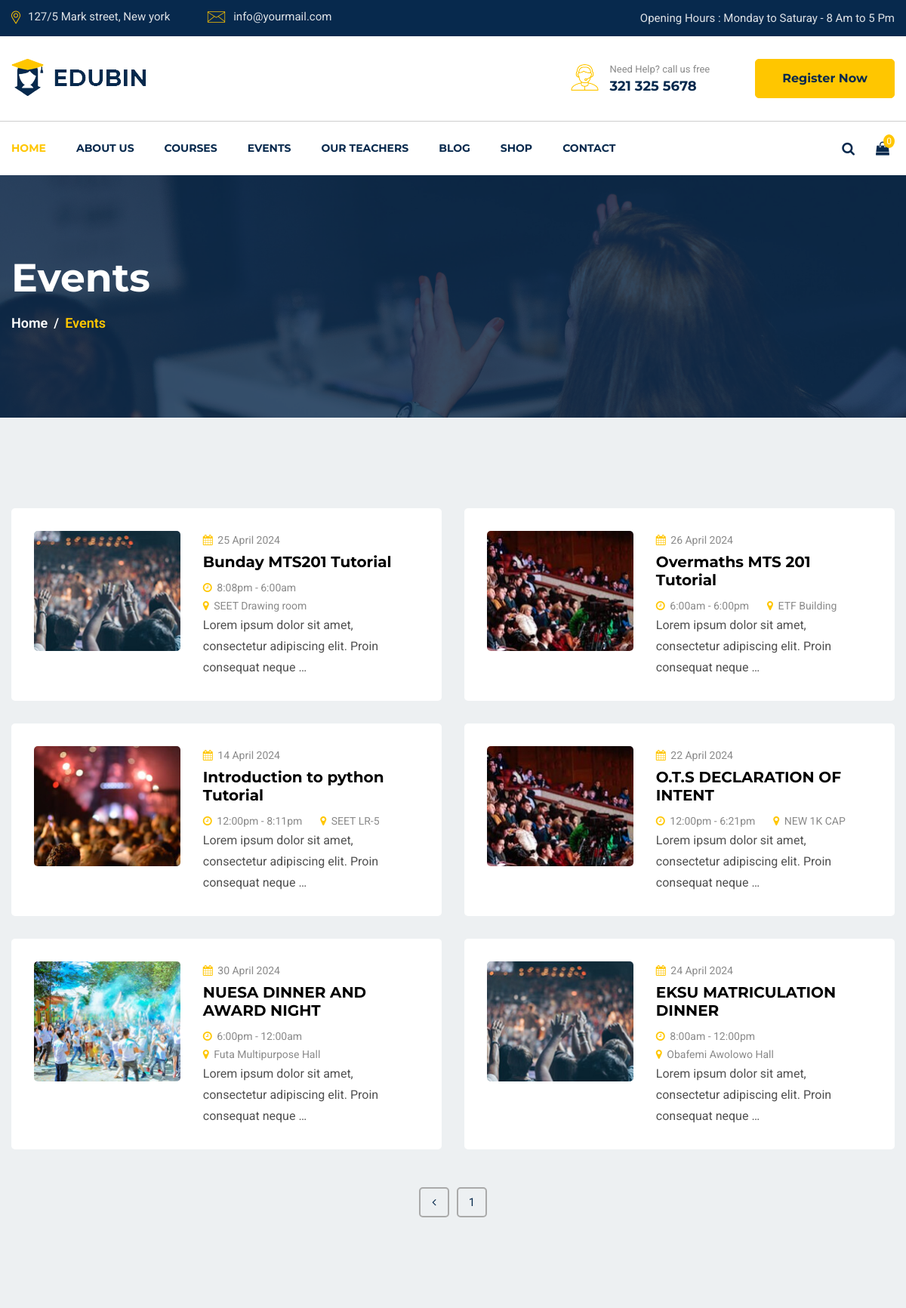
Page /events/all/ on the committed database.
### course/models.py (models this page shows, shortened)
class Event(models.Model):
    name = models.CharField(max_length=150)
    slug = models.SlugField(max_length=150)
    image = models.ImageField(upload_to='event/images')
    created = models.DateTimeField(auto_now_add=True,null=True)
    starting_time = models.DateTimeField(null=True)
    finish_time = models.DateTimeField(null=True)
    school = models.ForeignKey(School,related_name='school_events',on_delete=models.CASCADE,null=True)
    address = models.CharField(max_length=150)
    description = models.TextField()
    class Meta:
        ordering = ['created']
    def get_absolute_url(self):
        return reverse('course:event_detail',kwargs={'event_slug':self.slug})

### course/views.py (the view)
# urls.py: path('events/all/',views.events,name='events'),
def events(request):
    event_list = Event.objects.all()
    paginator = Paginator(event_list,10)
    page_number = request.GET.get('page')
    try:
        events = paginator.page(page_number)
    except PageNotAnInteger:
        events = paginator.page(1)
    except EmptyPage:
        events = pagnator.page(paginator.num_pages)
    return render(request,'events/events.html',{'events':events})

### course/templates/events/events.html (shortened to what this page needs)
{% extends parent_template|default:"navbar.html" %}
{% load static %}
{% block content %}
    <section id="page-banner" class="pt-105 pb-110 bg_cover" data-overlay="8" style="background-image: url('{% static "images/page-banner-3.jpg" %}')">
        <div class="container">
            <div class="row">
                <div class="col-lg-12">
                    <div class="page-banner-cont">
                        <h2>Events</h2>
                        <nav aria-label="breadcrumb">
                            <ol class="breadcrumb">
                                <li class="breadcrumb-item"><a href="{% url "accounts:user_home" %}">Home</a></li>
                                <li class="breadcrumb-item active" aria-current="page">Events</li>
                            </ol>
                        </nav>
                    </div>
                </div>
            </div>
        </div>
    </section>
    <section id="event-page" class="pt-90 pb-120 gray-bg">
        <div class="container">
           <div class="row">
            {% for event in events %}
               <div class="col-lg-6">
                   <div class="singel-event-list mt-30">
                       <div class="event-thum">
                           <img src="{{ event.image.url }}" alt="Event">
                       </div>
                       <div class="event-cont">
                           <span><i class="fa fa-calendar"></i> {{ event.starting_time|date:"j F Y" }}</span>
                            <a href="{{ event.get_absolute_url }}"><h4>{{ event.name }}</h4></a>
                            <span><i class="fa fa-clock-o"></i> {{ event.starting_time|time:"g:i" }}{% if event.starting_time|time:"A" == "AM" %}am{% else %}pm{% endif %} - {{ event.finish_time|time:"g:i" }}{% if event.finish_time|time:"A" == "AM" %}am{% else %}pm{% endif %}</span>
                            <span><i class="fa fa-map-marker"></i> {{ event.address }}</span>
                            <p>{{ event.description|linebreaks|truncatewords:11 }}</p>
                       </div>
                   </div>
               </div>
            {% endfor %}
           </div>
            <div class="row">
                <div class="col-lg-12">
                    <nav class="courses-pagination mt-50">
                        <ul class="pagination justify-content-center">
                            <li class="page-item {% if not events.has_previous %}disabled{% endif %}">
                                <a href="?page=1" aria-label="Previous">
                                    <i class="fa fa-angle-left"></i>
                                </a>
                            </li>
                            {% for num in events.paginator.page_range %}
                            <li class="page-item {% if events.number == num %}active{% endif %}">
                                <a href="?page={{ num }}">{{ num }}</a>
                            </li>
                            {% endfor %}
                        </ul>
                    </nav>
                </div>
            </div>
        </div>
    </section>
   {% endblock %}

### course/static/css/default.css (style rules this page uses)
.mt-30 { margin-top: 30px; }
.mt-50 { margin-top: 50px; }
.pt-90 { padding-top: 90px; }
.pt-105 { padding-top: 105px; }
.pb-110 { padding-bottom: 110px; }
.pb-120 { padding-bottom: 120px; }
.gray-bg { background: #edf0f2; }
[data-overlay] { position: relative; }
[data-overlay]::before { background: #07294d none repeat scroll 0 0; content: ""; height: 100%; left: 0; position: absolute; top: 0; width: 100%; z-index: 1; }
[data-overlay="8"]::before { opacity: 0.8; }

### course/static/css/style.css (style rules this page uses)
body { font-family: 'Roboto', sans-serif; font-weight: 400; font-style: normal; -webkit-font-smoothing: antialiased; -moz-osx-font-smoothing: grayscale; }
img { max-width: 100%; }
i, span, a { display: inline-block; }
h1, h2, h3, h4, h5, h6 { font-family: 'Montserrat', sans-serif; font-weight: 700; color: #1d2025; margin: 0px; }
h2 { font-size: 36px; }
h4 { font-size: 22px; }
ul,ol { margin: 0px; padding: 0px; list-style-type: none; }
p { font-size: 16px; font-weight: 400; line-height: 28px; color: #505050; margin: 0px; }
.bg_cover { background-position: center center; background-size: cover; background-repeat: no-repeat; width: 100%; height: 100%; }
.page-banner-cont { position: relative; z-index: 5; }
.page-banner-cont h2 { font-size: 52px; color: #fff; padding-bottom: 15px; }
.page-banner-cont .breadcrumb { margin: 0; background: none; padding: 0; }
.page-banner-cont .breadcrumb .breadcrumb-item { color: #ffc600; font-size: 18px; font-weight: 600; margin-bottom: 2px; }
.page-banner-cont .breadcrumb .breadcrumb-item a { color: #fff; }
.page-banner-cont .breadcrumb-item + .breadcrumb-item::before { color: #fff; content: "/"; font-size: 18px; }
.courses-pagination .pagination .page-item { margin: 0 5px; }
.courses-pagination .pagination .page-item a { font-size: 15px; color: #07294d; width: 40px; height: 40px; line-height: 36px; border: 2px solid #aaa; border-radius: 5px; text-align: center; -webkit-transition: all 0.4s linear; transition: all 0.4s linear; }
.singel-event-list { background-color: #fff; padding: 30px; border-radius: 5px; display: -moz-flex; display: -ms-flex; display: -o-flex; display: -webkit-box; display: -ms-flexbox; display: flex; -ms-align-items: flex-start; -webkit-box-align: start; -ms-flex-align: start; align-items: flex-start; }
.singel-event-list .event-thum { width: 38%; }
.singel-event-list .event-thum img { width: 100%; border-radius: 5px; }
.singel-event-list .event-cont { width: 62%; padding-left: 30px; }
.singel-event-list .event-cont span { font-size: 14px; color: #8a8a8a; margin-right: 20px; }
.singel-event-list .event-cont span i { color: #ffc600; margin-right: 3px; }
.singel-event-list .event-cont a { display: block; }
.singel-event-list .event-cont a h4 { padding-top: 5px; padding-bottom: 10px; color: #000; font-size: 20px; -webkit-transition: all 0.4s linear; transition: all 0.4s linear; }

### rows in the picture
Event: image (picture), starting_time "25 April 2024", name "Bunday MTS201 Tutorial", starting_time "8:08", shows "pm", finish_time "6:00", address "SEET Drawing room", description "Lorem ipsum dolor sit amet, consectetur adipiscing elit. Proin consequat neque …"
Event: image (picture), starting_time "26 April 2024", name "Overmaths MTS 201 Tutorial", starting_time "6:00", finish_time "6:00", shows "pm", address "ETF Building", description "Lorem ipsum dolor sit amet, consectetur adipiscing elit. Proin consequat neque …"
Event: image (picture), starting_time "14 April 2024", name "Introduction to python Tutorial", starting_time "12:00", shows "pm", finish_time "8:11", address "SEET LR-5", description "Lorem ipsum dolor sit amet, consectetur adipiscing elit. Proin consequat neque …"
Event: image (picture), starting_time "22 April 2024", name "O.T.S DECLARATION OF INTENT", starting_time "12:00", shows "pm", finish_time "6:21", address "NEW 1K CAP", description "Lorem ipsum dolor sit amet, consectetur adipiscing elit. Proin consequat neque …"
Event: image (picture), starting_time "30 April 2024", name "NUESA DINNER AND AWARD NIGHT", starting_time "6:00", shows "pm", finish_time "12:00", address "Futa Multipurpose Hall", description "Lorem ipsum dolor sit amet, consectetur adipiscing elit. Proin consequat neque …"
Event: image (picture), starting_time "24 April 2024", name "EKSU MATRICULATION DINNER", starting_time "8:00", finish_time "12:00", shows "pm", address "Obafemi Awolowo Hall", description "Lorem ipsum dolor sit amet, consectetur adipiscing elit. Proin consequat neque …"

### other values in the picture
{{ num }} "1"
